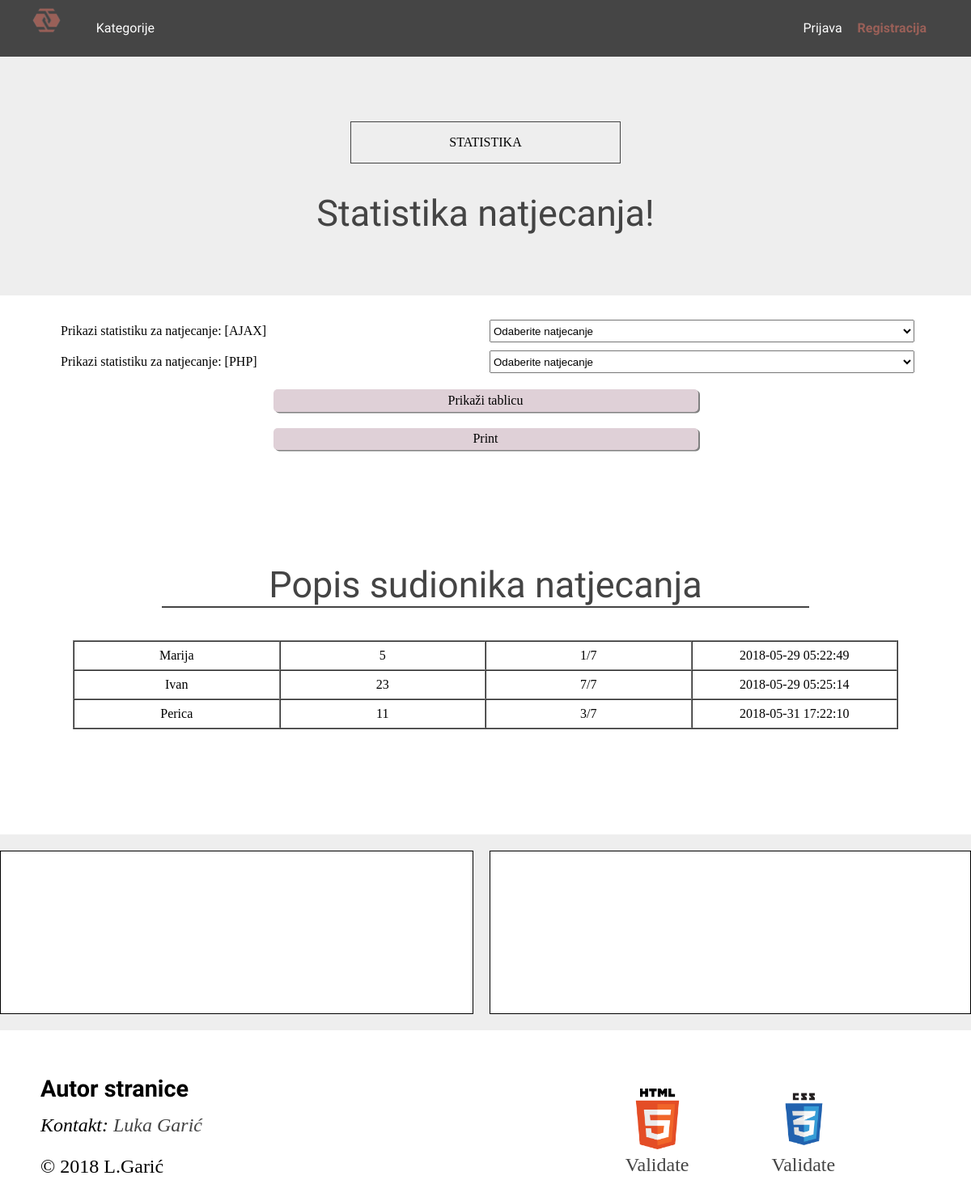
The app's page /statistikaNatjecanja.php?idNatjecanja=2 with its own data.
### tables this page shows
CREATE TABLE IF NOT EXISTS `SudionikNatjecanja` (
  `SudionikNatjecanja_ID` int(11) NOT NULL AUTO_INCREMENT,
  `Korisnici_ID` int(11) NOT NULL,
  `Natjecanje_ID` int(11) NOT NULL,
  `SudionikNatjecanja_nadimak` varchar(30) NOT NULL,
  `SudionikNatjecanja_rezultat` int(11) DEFAULT NULL,
  `SudionikNatjecanja_tocniOdgovori` varchar(25) DEFAULT NULL,
  `SudionikNatjecanja_pocetakRjesavanja` datetime DEFAULT NULL,
  `SudionikNatjecanja_zavrsetakRjesavanja` datetime DEFAULT NULL,
  PRIMARY KEY (`SudionikNatjecanja_ID`),
  UNIQUE KEY `SudionikNatjecanja_nadimak_UNIQUE` (`SudionikNatjecanja_nadimak`),
  KEY `fk_SudionikNatjecanja_Natjecanja1_idx` (`Natjecanje_ID`),
  KEY `fk_SudionikNatjecanja_Korisnici1` (`Korisnici_ID`)
);

### baza.class.php (called while the page is built, shortened)
<?php
class Baza {
    private $veza = null;
    function spojiDB() {
        $this->veza = new mysqli(self::server, self::korisnik, self::lozinka, self::baza);
        $this->veza->set_charset("utf8");
        return $this->veza;
    }
    function selectDB($upit) {
        $rezultat = $this->veza->query($upit);
        return $rezultat;
    }
}
?>

### lgaric.class.php (the view, shortened to what this page needs)
<?php
require './baza.class.php';
class Functions {
    static function NavigacijaDrugiIzbornik() {
        if (isset($_SESSION["korisnik"])) {
            echo "<ul id='drugi'>
                    <li class='desktop'><div>Dobrodošli &nbsp; <div style='color: #915047;'>" . $_SESSION["ime"] . "</div></div></li>
                    <li class='desktop'><a href='prijavaRegistracija.php?mod=odjava'>Odjava</a></li>
                </ul>";
        } else {
            echo "<ul id='drugi'>
                    <li class='desktop'><a href='prijavaRegistracija.php?mod=prijava'>Prijava</a></li>
                    <li class='desktop' id='btnRegistracija'><a style='color: #915047;' href='prijavaRegistracija.php?mod=registracija'>Registracija</a></li>
                </ul>";
        }
    }
    static function GlavnaNavigacija() {
        if (isset($_SESSION["korisnik"])) {
            $tip = $_SESSION["tip"];
            if ($tip == 1) {
                echo "<li class='desktop'><a href='statistika.php'>Statistika</a></li><li class='desktop'><a href='postavkeStranice.php'>Postavke</a></li>";
            } elseif ($tip == 2) {
                echo "<li class='desktop'><a href='moderatorKategorije.php'>Moje kategorije</a></li><li class='desktop'><a href='popisZahtjevaOglasa.php'>Oglasi</a></li>";
            } elseif ($tip == 3) {
                echo "<li class='desktop'><a href='index.php#kategorije'>Kategorije</a></li><li class='desktop'><a href='mojiOglasi.php'>Moji oglasi</a></li><li class='desktop'><a href='noviOglas.php'>Novi oglas</a></li>";
            }
        } else {
            echo "<li class='desktop'><a href='index.php#kategorije'>Kategorije</a></li>";
        }
    }
    static function IspisTablice($upit, $nazivTablice, $naslovTablice = "Tablica", $prvi = null, $drugi = null, $treci = null, $cetvrti = null) {
        $exit = "";
        $veza = new Baza();
        $veza->spojiDB();
        $rezultat = $veza->selectDB($upit);
        $brojStupaca = mysqli_num_fields($rezultat);
        $brojZapisa = mysqli_num_rows($rezultat);
        $dohvatiZaglavlje = "SELECT column_name from information_schema.columns where table_schema = 'WebDiP2017x044' and table_name = '" . $nazivTablice . "';";
        $columns = $veza->selectDB($dohvatiZaglavlje);
        $exit .=  "<div id='ispisTabliceDiv' class='sirina boxBijeli'>";
        if ($brojZapisa > 0) {
            $exit .=   "<div class='tablica'><table border='1' id='tablica'>
                    <caption class='naslov ravno border_bottom'>" . $naslovTablice . "</caption>";
            $exit .=   Functions::ColGrupe($brojStupaca, $prvi, $drugi, $treci, $cetvrti) . Functions::ZaglavljaTablice($columns, $prvi, $drugi, $treci, $cetvrti) . "<tbody>";
            while ($red = mysqli_fetch_array(($rezultat))) {
                if($red != null){
                    $exit .=   Functions::RedoviTablice($brojStupaca, $red, $prvi, $drugi, $treci, $cetvrti);
                }
            }
            $exit .=   "</tbody>
                </table></div>";
        } else {
            $exit .=   "<div class='ravno naslov_kartice'>Tablica " . $nazivTablice . " ne sadrži podatke</div>";
        }
        $exit .=   "</div>";
        return $exit;
    }
    static function ColGrupe($brojStupaca, $prvi, $drugi, $treci, $cetvrti) {
        $exit = "";
        if ($prvi != null && $drugi != null && $treci != null && $cetvrti != null) {
            $exit .=   "<colgroup>";
            $colWidth = 100 / $brojStupaca;
            for ($i = 0; $i < $brojStupaca; $i++) {
                if ($i == 0 || $i == $prvi || $i == $drugi || $i == $treci || $i == $cetvrti) {
                } else {
                    $exit .=   "<col style='width: " . $colWidth . "%'>";
                }
            }
            $exit .=   "</colgroup>";
        } elseif ($prvi != null && $drugi != null && $treci != null) {
            $exit .=   "<colgroup>";
            $colWidth = 100 / $brojStupaca;
            for ($i = 0; $i < $brojStupaca; $i++) {
                if ($i == 0 || $i == $prvi || $i == $drugi || $i == $treci) {
                } else {
                    $exit .=   "<col style='width: " . $colWidth . "%'>";
                }
            }
            $exit .=   "</colgroup>";
        }
        return $exit;
    }
    static function ZaglavljaTablice($columns, $prvi, $drugi, $treci, $cetvrti) {
        $exit =  "";
        $exit .=   "<thead><tr>";
        $exit .=   "</tr></thead>";
        return $exit;
    }
    static function RedoviTablice($brojStupaca, $red, $prvi, $drugi, $treci, $cetvrti) {
        $exit =  "";
        $exit .=   "<tr>";
        if ($prvi != null && $drugi != null && $treci != null && $cetvrti != null) {
            for ($i = 0; $i < $brojStupaca; $i++) {
                if ($i == 0 || $i == $prvi || $i == $drugi || $i == $treci || $i == $cetvrti) {
                } else {
                    $exit .=   "<td class='hide_mobile'>" . $red[$i] . "</td>";
                }
            }
        } elseif ($prvi != null && $drugi != null && $treci != null) {
            for ($i = 0; $i < $brojStupaca; $i++) {
                if ($i == 0 || $i == $prvi || $i == $drugi || $i == $treci) {
                } else {
                    $exit .=   "<td class='hide_mobile'>" . $red[$i] . "</td>";
                }
            }
        }
        $exit .=   "</tr>";
        return $exit;
    }
    static function IspisiComboBox($naziv, $label, $upit, $defaultVrijednost = " ", $required = false, $autoincrement = false) {
        $exit = "";
        $veza = new Baza();
        $veza->spojiDB();
        $rezultat = $veza->selectDB($upit);
        $exit .= "<label for='$naziv'>$label</label><select id='$naziv' name='$naziv'>";
        if ($required) {
            $exit .= "<option value='' selected='selected'>$defaultVrijednost</option>";
        } else {
            $exit .= "<option value='-1' selected='selected'>$defaultVrijednost</option>";
        }
        if (!$autoincrement) {
            while ($red = mysqli_fetch_array(($rezultat))) {
                $exit .= "<option value='$red[0]'>$red[1]</option>";
            }
        } else {
            $id = 1;
            while ($red = mysqli_fetch_array(($rezultat))) {
                $exit .= "<option value='$id'>$red[0]</option>";
                $id++;
            }
        }
        $exit .= "</select>";
        return $exit;
    }
}

### CSS/lgaric.css (style rules this page uses)
html, body, div, nav, ul, li, a, figcaption, figure, header, footer { margin: 0; padding: 0; border: 0; font-size: 100%; }
body { z-index: -5; background: #eeeeee; }
.sirina { margin: 0 auto; max-width: 1400px; }
#prvi, #drugi { position: absolute; top: 0; text-align: center; }
#drugi { right: 40px; }
.navigacija div ul li, .navigacija div ul li div { display: inline-block; text-decoration: none; font-family: 'BioRhyme', serif; color: white; padding-right: 15px; line-height: 70px; }
.navigacija div ul li a { color: white; text-decoration: none; }
#btnRegistracija, btnRegistracija1 { font-weight: bold; }
.naslov { font-family: 'BioRhyme', serif; text-align: center; color: #444444; font-size: 45px; max-width: 800px; margin: 35px auto; }
label, input, textarea { width: 100%; margin: 5px; }
.ravno { text-align: center; }
.boxBijeli { background: white; text-align: left; padding: 30px; margin: 20px auto; }
.border_bottom { border-bottom: 2px solid #444444; width: 90%; margin: 0 auto 40px; }
table { text-align: center; margin: 0 auto; width: 100%; }

### CSS/lgaric_prilagodbe.css (style rules this page uses)
@media screen and (min-width: 1102px) { .gumbi, .ravno { grid-column: span 2; } }

### records on screen
sudioniknatjecanja: SudionikNatjecanja_nadimak "Marija", SudionikNatjecanja_rezultat "5", SudionikNatjecanja_tocniOdgovori "1/7", SudionikNatjecanja_pocetakRjesavanja "2018-05-29 05:22:49"
sudioniknatjecanja: SudionikNatjecanja_nadimak "Ivan", SudionikNatjecanja_rezultat "23", SudionikNatjecanja_tocniOdgovori "7/7", SudionikNatjecanja_pocetakRjesavanja "2018-05-29 05:25:14"
sudioniknatjecanja: SudionikNatjecanja_nadimak "Perica", SudionikNatjecanja_rezultat "11", SudionikNatjecanja_tocniOdgovori "3/7", SudionikNatjecanja_pocetakRjesavanja "2018-05-31 17:22:10"

### other values on screen
$label "Prikazi statistiku za natjecanje: [AJAX] Prikazi statistiku za natjecanje: [PHP]"
$naslovTablice "Popis sudionika natjecanja"
form field statistikaNatjecanjaComboBoxAJAX "Odaberite natjecanje"
form field statistikaNatjecanjaComboBox "Odaberite natjecanje"
